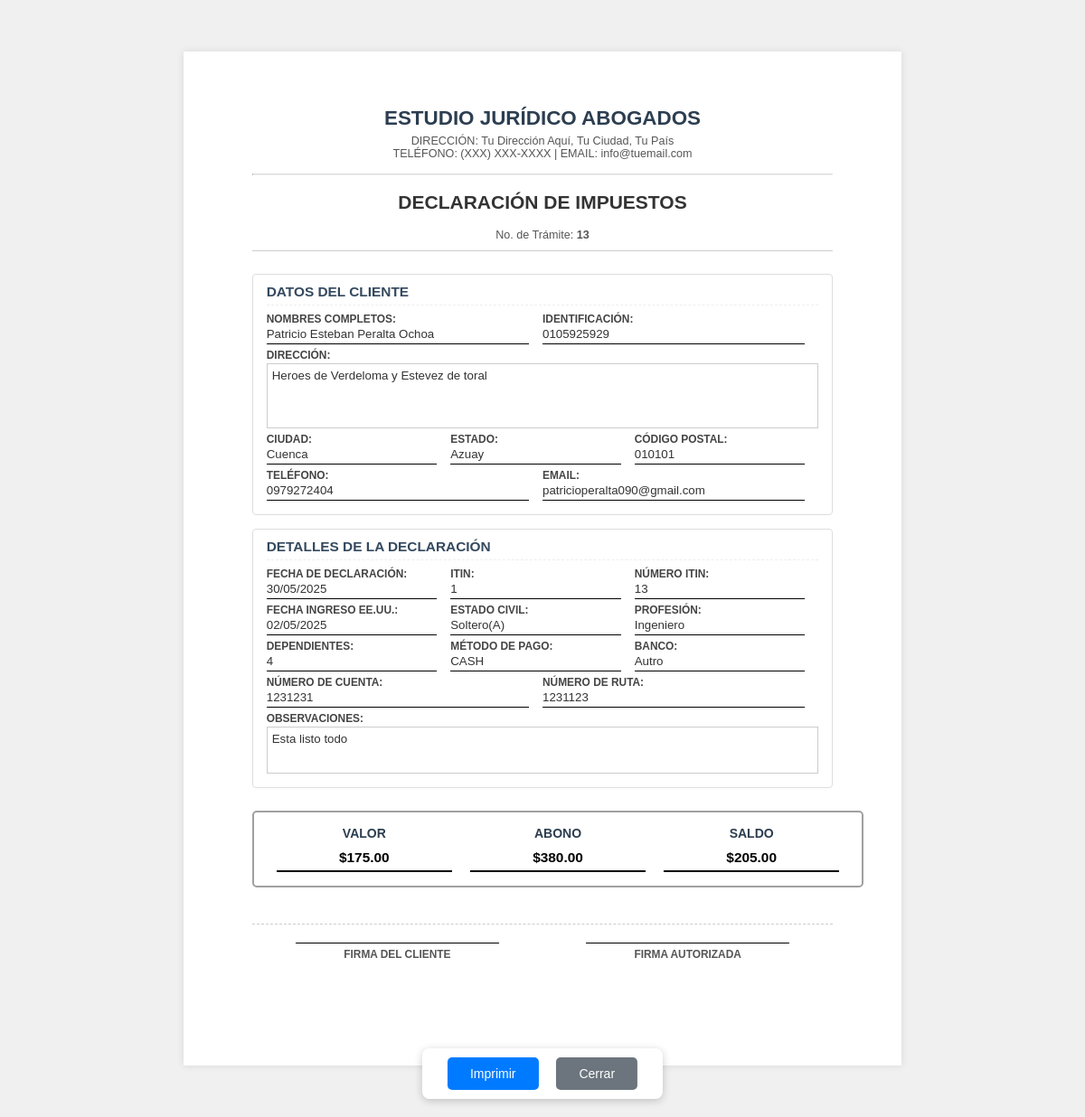
The app's page /public_html/imprimir_declaracion_impuestos.php?id=13 with its own data.
### tables this page shows
CREATE TABLE `tramite_impuestos` (
  `id_tram_impuestos` int(11) NOT NULL,
  `id_cliente` int(11) NOT NULL,
  `ti_fecha` date NOT NULL,
  `ti_itin` tinyint(1) NOT NULL,
  `ti_fechain` date NOT NULL,
  `ti_nitin` varchar(50) NOT NULL,
  `ti_ecivil` varchar(50) NOT NULL,
  `ti_dependientes` varchar(50) NOT NULL,
  `ti_mpago` varchar(50) NOT NULL,
  `ti_banco` varchar(50) NOT NULL,
  `ti_ncuenta` varchar(50) NOT NULL,
  `ti_nruta` varchar(50) NOT NULL,
  `ti_observacion` varchar(50) NOT NULL,
  `id_usuario` int(11) NOT NULL,
  `ti_profesion` varchar(100) NOT NULL
);

CREATE TABLE `cliente` (
  `id_cliente` int(11) NOT NULL,
  `c_identificacion` varchar(50) NOT NULL,
  `c_nombre` varchar(50) NOT NULL,
  `c_apellido` varchar(50) NOT NULL,
  `c_telefono` varchar(50) NOT NULL,
  `c_edad` int(3) NOT NULL,
  `c_direccion` varchar(50) NOT NULL,
  `c_pais` varchar(50) NOT NULL,
  `c_estado` varchar(50) NOT NULL,
  `c_ciudad` varchar(50) NOT NULL,
  `c_codpostal` varchar(50) NOT NULL,
  `c_email` varchar(50) NOT NULL,
  `c_napartamento` varchar(50) NOT NULL,
  `c_abonado` double DEFAULT NULL,
  `c_deuda` double DEFAULT NULL,
  `c_saldo` double DEFAULT NULL
);

### public_html/imprimir_declaracion_impuestos.php (the view, shortened to what this page needs)
<?php
include("conexionbd.php");
if (isset($_GET['id']) && is_numeric($_GET['id'])) {
    $id_declaracion = $_GET['id'];
    $query = "SELECT
                ti.id_tram_impuestos,
                ti.ti_fecha,
                ti.ti_itin,
                ti.ti_fechain,
                ti.ti_nitin,
                ti.ti_ecivil,
                ti.ti_dependientes,
                ti.ti_mpago,
                ti.ti_banco,
                ti.ti_ncuenta,
                ti.ti_nruta,
                ti.ti_observacion,
                ti.ti_profesion,
                c.c_deuda,
                c.c_abonado,
                c.c_saldo,
                c.c_identificacion,
                c.c_nombre,
                c.c_apellido,
                c.c_telefono,
                c.c_direccion,
                c.c_estado,
                c.c_ciudad,
                c.c_codpostal,
                c.c_email
              FROM tramite_impuestos AS ti
              JOIN cliente AS c ON ti.id_cliente = c.id_cliente
              WHERE ti.id_tram_impuestos = ?";
    $stmt = $conexion->prepare($query);
    $stmt->bind_param("i", $id_declaracion);
    $stmt->execute();
    $result = $stmt->get_result();
    $declaracion_data = $result->fetch_assoc();
    if ($declaracion_data) {
        $fecha_declaracion = isset($declaracion_data['ti_fecha']) && $declaracion_data['ti_fecha'] != '0000-00-00' && $declaracion_data['ti_fecha'] != ''
            ? date('d/m/Y', strtotime($declaracion_data['ti_fecha']))
            : '__________';
        $fecha_ingreso_eeuu = isset($declaracion_data['ti_fechain']) && $declaracion_data['ti_fechain'] != '0000-00-00' && $declaracion_data['ti_fechain'] != ''
            ? date('d/m/Y', strtotime($declaracion_data['ti_fechain']))
            : '__________';
        ?>
        <!DOCTYPE html>
        <html lang="es">
        <head>
        </head>
        <body>
            <div class="document-container">
                <div class="header">
                    <h1>ESTUDIO JURÍDICO ABOGADOS</h1>
                    <p>DIRECCIÓN: Tu Dirección Aquí, Tu Ciudad, Tu País</p>
                    <p>TELÉFONO: (XXX) XXX-XXXX | EMAIL: info@tuemail.com</p>
                    <hr style="border-top: 1px solid #ddd; margin-top: 15px;">
                    <h2>DECLARACIÓN DE IMPUESTOS</h2>
                    <p>No. de Trámite: <strong><?php echo htmlspecialchars($declaracion_data['id_tram_impuestos']); ?></strong></p>
                </div>
                <div class="info-block">
                    <h3>DATOS DEL CLIENTE</h3>
                    <div class="field-row">
                        <div class="field half-width">
                            <span class="field-label">NOMBRES COMPLETOS:</span>
                            <span class="field-value"><?php echo htmlspecialchars(($declaracion_data['c_nombre'] ?? '') . ' ' . ($declaracion_data['c_apellido'] ?? '')); ?></span>
                        </div>
                        <div class="field half-width">
                            <span class="field-label">IDENTIFICACIÓN:</span>
                            <span class="field-value"><?php echo htmlspecialchars($declaracion_data['c_identificacion'] ?? '__________'); ?></span>
                        </div>
                    </div>
                    <div class="field-row">
                        <div class="field full-width">
                            <span class="field-label">DIRECCIÓN:</span>
                            <span class="field-value"><?php echo htmlspecialchars($declaracion_data['c_direccion'] ?? '__________'); ?></span>
                        </div>
                    </div>
                    <div class="field-row">
                        <div class="field third-width">
                            <span class="field-label">CIUDAD:</span>
                            <span class="field-value"><?php echo htmlspecialchars($declaracion_data['c_ciudad'] ?? '__________'); ?></span>
                        </div>
                        <div class="field third-width">
                            <span class="field-label">ESTADO:</span>
                            <span class="field-value"><?php echo htmlspecialchars($declaracion_data['c_estado'] ?? '__________'); ?></span>
                        </div>
                        <div class="field third-width">
                            <span class="field-label">CÓDIGO POSTAL:</span>
                            <span class="field-value"><?php echo htmlspecialchars($declaracion_data['c_codpostal'] ?? '__________'); ?></span>
                        </div>
                    </div>
                    <div class="field-row">
                        <div class="field half-width">
                            <span class="field-label">TELÉFONO:</span>
                            <span class="field-value"><?php echo htmlspecialchars($declaracion_data['c_telefono'] ?? '__________'); ?></span>
                        </div>
                        <div class="field half-width">
                            <span class="field-label">EMAIL:</span>
                            <span class="field-value"><?php echo htmlspecialchars($declaracion_data['c_email'] ?? '__________'); ?></span>
                        </div>
                    </div>
                </div>
                <div class="info-block">
                    <h3>DETALLES DE LA DECLARACIÓN</h3>
                    <div class="field-row">
                        <div class="field third-width">
                            <span class="field-label">FECHA DE DECLARACIÓN:</span>
                            <span class="field-value"><?php echo htmlspecialchars($fecha_declaracion); ?></span>
                        </div>
                        <div class="field third-width">
                            <span class="field-label">ITIN:</span>
                            <span class="field-value"><?php echo htmlspecialchars($declaracion_data['ti_itin'] ?? '__________'); ?></span>
                        </div>
                        <div class="field third-width">
                            <span class="field-label">NÚMERO ITIN:</span>
                            <span class="field-value"><?php echo htmlspecialchars($declaracion_data['ti_nitin'] ?? '__________'); ?></span>
                        </div>
                    </div>
                    <div class="field-row">
                        <div class="field third-width">
                            <span class="field-label">FECHA INGRESO EE.UU.:</span>
                            <span class="field-value"><?php echo htmlspecialchars($fecha_ingreso_eeuu); ?></span>
                        </div>
                        <div class="field third-width">
                            <span class="field-label">ESTADO CIVIL:</span>
                            <span class="field-value"><?php echo htmlspecialchars($declaracion_data['ti_ecivil'] ?? '__________'); ?></span>
                        </div>
                        <div class="field third-width">
                            <span class="field-label">PROFESIÓN:</span>
                            <span class="field-value"><?php echo htmlspecialchars($declaracion_data['ti_profesion'] ?? '__________'); ?></span>
                        </div>
                    </div>
                    <div class="field-row">
                        <div class="field third-width">
                            <span class="field-label">DEPENDIENTES:</span>
                            <span class="field-value"><?php echo htmlspecialchars($declaracion_data['ti_dependientes'] ?? '__________'); ?></span>
                        </div>
                        <div class="field third-width">
                            <span class="field-label">MÉTODO DE PAGO:</span>
                            <span class="field-value"><?php echo htmlspecialchars($declaracion_data['ti_mpago'] ?? '__________'); ?></span>
                        </div>
                        <div class="field third-width">
                            <span class="field-label">BANCO:</span>
                            <span class="field-value"><?php echo htmlspecialchars($declaracion_data['ti_banco'] ?? '__________'); ?></span>
                        </div>
                    </div>
                    <div class="field-row">
                        <div class="field half-width">
                            <span class="field-label">NÚMERO DE CUENTA:</span>
                            <span class="field-value"><?php echo htmlspecialchars($declaracion_data['ti_ncuenta'] ?? '__________'); ?></span>
                        </div>
                        <div class="field half-width">
                            <span class="field-label">NÚMERO DE RUTA:</span>
                            <span class="field-value"><?php echo htmlspecialchars($declaracion_data['ti_nruta'] ?? '__________'); ?></span>
                        </div>
                    </div>
                    <div class="field-row">
                        <div class="field full-width">
                            <span class="field-label">OBSERVACIONES:</span>
                            <span class="field-value" style="min-height: 40px; border: 1px solid #ccc; padding: 5px;"><?php echo nl2br(htmlspecialchars($declaracion_data['ti_observacion'] ?? '')); ?></span>
                        </div>
                    </div>
                </div>
                <div class="info-block payment-section">
                    <div class="payment-field">
                        <span class="field-label">VALOR</span>
                        <span class="field-value">$<?php echo number_format(htmlspecialchars($declaracion_data['c_abonado'] ?? 0), 2); ?></span>
                    </div>
                    <div class="payment-field">
                        <span class="field-label">ABONO</span>
                        <span class="field-value">$<?php echo number_format(htmlspecialchars($declaracion_data['c_deuda'] ?? 0), 2); ?></span>
                    </div>
                    <div class="payment-field">
                        <span class="field-label">SALDO</span>
                        <span class="field-value">$<?php echo number_format(htmlspecialchars($declaracion_data['c_saldo'] ?? 0), 2); ?></span>
                    </div>
                </div>
                <div class="signature-section">
                    <div class="signature-block">
                        <div class="signature-line"></div>
                        <div class="signature-text">FIRMA DEL CLIENTE</div>
                    </div>
                    <div class="signature-block">
                        <div class="signature-line"></div>
                        <div class="signature-text">FIRMA AUTORIZADA</div>
                    </div>
                </div>
                <div class="no-print">
                    <button onclick="window.print()">Imprimir</button>
                    <button onclick="window.close()">Cerrar</button>
                </div>
            </div>
        </body>
        </html>
        <?php
    } else {
        echo "<p style='text-align: center; color: red; font-size: 1.2em; margin-top: 50px;'>No se encontró el registro de la declaración de impuestos con ID: " . htmlspecialchars($id_declaracion) . "</p>";
    }
} else {
    echo "<p style='text-align: center; color: red; font-size: 1.2em; margin-top: 50px;'>No se proporcionó un ID de declaración válido para imprimir.</p>";
}
?>

### public_html/imprimir_declaracion_impuestos.php (style rules this page uses)
body { font-family: 'Arial', sans-serif; margin: 0; padding: 0; background-color: #f0f0f0; color: #333; font-size: 10.5pt; }
.document-container { width: 21cm; min-height: 29.7cm; margin: 15mm auto; padding: 15mm 20mm; background-color: #fff; box-shadow: 0 0 8px rgba(0, 0, 0, 0.1); box-sizing: border-box; }
.header { text-align: center; margin-bottom: 25px; border-bottom: 1px solid #ccc; padding-bottom: 10px; }
.header h1 { font-size: 1.6em; color: #2c3e50; margin: 5px 0; }
.header p { font-size: 0.9em; color: #555; margin: 0; }
.info-block { margin-bottom: 15px; border: 1px solid #ddd; padding: 10px 15px; border-radius: 4px; }
.info-block h3 { font-size: 1.1em; margin-top: 0; margin-bottom: 8px; color: #34495e; border-bottom: 1px dashed #eee; padding-bottom: 5px; }
.field-row { display: table; width: 100%; table-layout: fixed; margin-bottom: 5px; }
.field { display: table-cell; padding-right: 15px; vertical-align: top; }
.field.half-width { width: 50%; }
.field.third-width { width: 33.33%; }
.field.full-width { width: 100%; display: block; padding-right: 0; }
.field-label { font-weight: bold; color: #444; display: block; margin-bottom: 2px; font-size: 0.85em; }
.field-value { display: block; border-bottom: 1px solid #000; padding-bottom: 2px; min-height: 1.2em; font-size: 0.95em; word-wrap: break-word; }
.field.full-width .field-value { border: 1px solid #ccc; padding: 5px; min-height: 60px; }
.payment-section { margin-top: 25px; border: 2px solid #a0a0a0; padding: 15px; border-radius: 5px; display: table; width: 100%; table-layout: fixed; }
.payment-field { display: table-cell; padding: 0 10px; vertical-align: middle; text-align: center; }
.payment-field .field-label { font-size: 1em; color: #2c3e50; margin-bottom: 5px; font-weight: bold; white-space: nowrap; }
.payment-field .field-value { font-size: 1.1em; font-weight: bold; color: #000; border-bottom: 2px solid #000; padding: 5px 0; width: 100%; display: block; }
.signature-section { margin-top: 40px; padding-top: 20px; border-top: 1px dashed #ccc; text-align: center; display: table; width: 100%; table-layout: fixed; }
.signature-block { display: table-cell; width: 50%; text-align: center; vertical-align: top; }
.signature-line { border-bottom: 1px solid #000; width: 70%; margin: 0 auto 5px auto; }
.signature-text { font-size: 0.85em; font-weight: bold; color: #555; }
.no-print { text-align: center; margin-top: 30px; position: fixed; bottom: 20px; left: 50%; transform: translateX(-50%); z-index: 1000; background: #fff; padding: 10px 20px; border-radius: 8px; box-shadow: 0 2px 10px rgba(0,0,0,0.2); }
.no-print button { padding: 10px 25px; background-color: #007bff; color: white; border: none; border-radius: 5px; cursor: pointer; font-size: 1em; margin: 0 8px; transition: background-color 0.3s ease; }
.no-print button:last-child { background-color: #6c757d; }

### records on screen
tramite_impuestos: id_tram_impuestos "13", id_cliente.c_apellido "Patricio Esteban Peralta Ochoa", id_cliente.c_identificacion "0105925929", id_cliente.c_direccion "Heroes de Verdeloma y Estevez de toral", id_cliente.c_ciudad "Cuenca", id_cliente.c_estado "Azuay", id_cliente.c_codpostal "010101", id_cliente.c_telefono "0979272404", id_cliente.c_email "patricioperalta090@gmail.com", ti_fecha "30/05/2025", ti_itin "1", ti_nitin "13", ti_fechain "02/05/2025", ti_ecivil "Soltero(A)", ti_profesion "Ingeniero", ti_dependientes "4", ti_mpago "CASH", ti_banco "Autro", ti_ncuenta "1231231", ti_nruta "1231123", ti_observacion "Esta listo todo", id_cliente.c_abonado "175.00", id_cliente.c_deuda "380.00", id_cliente.c_saldo "205.00"
